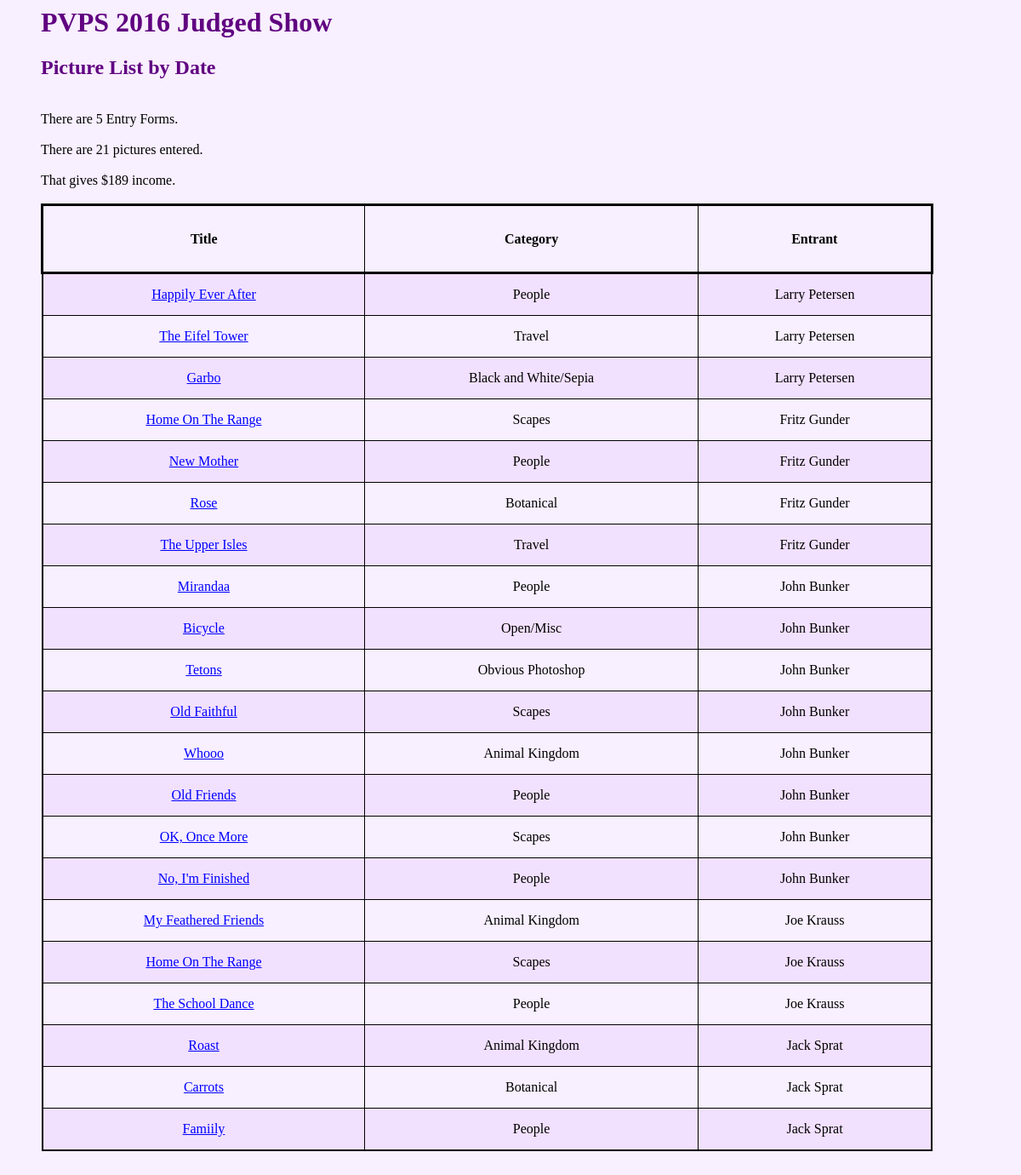
Page /show_2016/list_pics/date on the earlier database version.
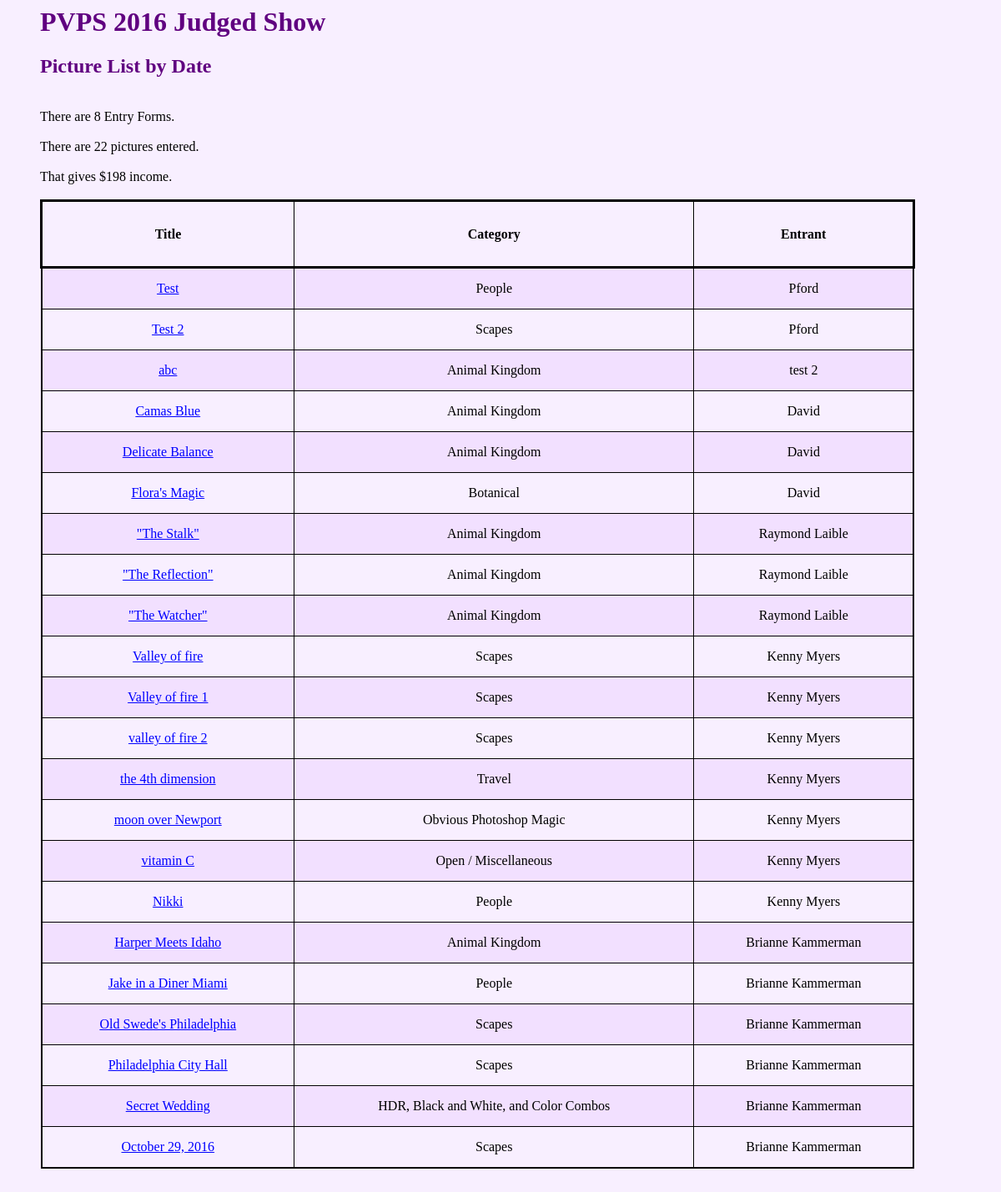
Same page on the later database version.
### show_2016/models.py (models this page shows, shortened)
class Entries( models.Model):
    name = models.CharField( max_length=100 )
    address = models.CharField( max_length=100 )
    city = models.CharField( max_length=100 )
    state = models.CharField( max_length=100 )
    zip = models.CharField( max_length=100 )
    email = models.CharField( max_length=100 )
    phone = models.CharField( max_length=100 )
    pic1_title = models.CharField( max_length=100 )
    pic2_title = models.CharField( max_length=100 )
    pic3_title = models.CharField( max_length=100 )
    pic4_title = models.CharField( max_length=100 )
    pic5_title = models.CharField( max_length=100 )
    pic6_title = models.CharField( max_length=100 )
    pic7_title = models.CharField( max_length=100 )
    pic8_title = models.CharField( max_length=100 )
    pic1_category = models.CharField( max_length=50, default="" )
    pic2_category = models.CharField( max_length=50, default="" )
    pic3_category = models.CharField( max_length=50, default="" )
    pic4_category = models.CharField( max_length=50, default="" )
    pic5_category = models.CharField( max_length=50, default="" )
    pic6_category = models.CharField( max_length=50, default="" )
    pic7_category = models.CharField( max_length=50, default="" )
    pic8_category = models.CharField( max_length=50, default="" )
    pic1_price = models.CharField( max_length=30, default="")
    pic2_price = models.CharField( max_length=30, default="")
    pic3_price = models.CharField( max_length=30, default="")
    pic4_price = models.CharField( max_length=30, default="")
    pic5_price = models.CharField( max_length=30, default="")
    pic6_price = models.CharField( max_length=30, default="")
    pic7_price = models.CharField( max_length=30, default="")
    pic8_price = models.CharField( max_length=30, default="")
    date = models.DateTimeField( default=timezone.now() )
    def name_string( self):
        return self.name
    def num_pics( self):
        n = 0
        if ( len( self.pic1_title) > 1):
            n = n + 1
        if ( len( self.pic2_title) > 1):
            n = n + 1
        if ( len( self.pic3_title) > 1):
            n = n + 1
        if ( len( self.pic4_title) > 1):
            n = n + 1
        if ( len( self.pic5_title) > 1):
            n = n + 1
        if ( len( self.pic6_title) > 1):
            n = n + 1
        if ( len( self.pic7_title) > 1):
            n = n + 1
        if ( len( self.pic8_title) > 1):
            n = n + 1
        return n
    def entry_fee( self):
        return self.num_pics() * 9

### show_2016/views.py (the view)
# urls.py: url( r'^list_pics/(?P<sortkey>[^/]*)$', views.list_pics, name='list_pics'),
def list_pics( request, sortkey):
     piclist = build_pic_list()
     all_pics = piclist[ 'all_pics' ]
     totalpics = piclist[ 'totalpics' ]
     totalentries = piclist[ 'totalentries' ]
     income = piclist[ 'income' ]
     all_rows = all_pics
     if sortkey == 'category':
          all_rows = sorted( all_pics, key=lambda Picture: Picture.category )
     if sortkey == 'entrant' :
          all_rows = sorted( all_pics, key=lambda Picture: Picture.entrant)
     context = { 'all_rows' : all_rows}
     context[ 'totalentries' ] = totalentries
     context[ 'totalpics' ] = totalpics
     context[ 'income' ] = income
     context[ 'sortkey' ] = sortkey.capitalize()
     return render( request, 'show_2016/list_pics.html', context)

### show_2016/templates/show_2016/list_pics.html (shortened to what this page needs)
{% include 'show_2016/base_start.html' %}
<blockquote>
  <h1>PVPS 2016 Judged Show</h1>
  <h2>Picture List by {{ sortkey }}</h2>
  <br>
  There are {{ totalentries }} Entry Forms.<br><br>
  There are {{ totalpics }} pictures entered.<br><br>
  That gives ${{ income }} income.<br>
  <br>
{% if all_rows %}
    {% include 'show_2016/pics_table_start.html' %}
      {% for row in all_rows %}
        {% include 'show_2016/pics_table_one_row.html' %}
      {% endfor %}
    {% include 'show_2016/pics_table_finish.html' %}
{% else %}
  <p>
    There are no entries yet.<br>
  </p>
{% endif %}
</blockquote>

### show_2016/templates/show_2016/pics_table_one_row.html
    <tr class="list">
      <td class="list">
        <a href="../detail/{{row.entry_id}}">{{ row.title }}</a>
      </td><td class="list">
        {{ row.category }}
      </td><td class="list">
        {{ row.entrant }}
      </td>
    </tr>

Differences in the rows shown:
removed Entries: title "Happily Ever After" "The Eifel Tower" "Garbo", category "People" "Travel" "Black and White/Sepia", entrant "Larry Petersen" "Larry Petersen" "Larry Petersen"
removed Entries: title "Home On The Range" "New Mother" "Rose" "The Upper Isles", category "Scapes" "People" "Botanical" "Travel", entrant "Fritz Gunder" "Fritz Gunder" "Fritz Gunder" "Fritz Gunder"
removed Entries: title "Mirandaa" "Bicycle" "Tetons" "Old Faithful" "Whooo" "Old Friends" "OK, Once More" "No, I'm Finished", category "People" "Open/Misc" "Obvious Photoshop" "Scapes" "Animal Kingdom" "People" "Scapes" "People", entrant "John Bunker" "John Bunker" "John Bunker" "John Bunker" "John Bunker" "John Bunker" "John Bunker" "John Bunker"
removed Entries: title "My Feathered Friends" "Home On The Range" "The School Dance", category "Animal Kingdom" "Scapes" "People", entrant "Joe Krauss" "Joe Krauss" "Joe Krauss"
removed Entries: title "Roast" "Carrots" "Famiily", category "Animal Kingdom" "Botanical" "People", entrant "Jack Sprat" "Jack Sprat" "Jack Sprat"
added Entries: title "Test" "Test 2", category "People" "Scapes", entrant "Pford" "Pford"
added Entries: title "abc", category "Animal Kingdom", entrant "test 2"
added Entries: title "Camas Blue" "Delicate Balance" "Flora's Magic", category "Animal Kingdom" "Animal Kingdom" "Botanical", entrant "David" "David" "David"
added Entries: title "\"The Stalk\"" "\"The Reflection\"" "\"The Watcher\"", category "Animal Kingdom" "Animal Kingdom" "Animal Kingdom", entrant "Raymond Laible" "Raymond Laible" "Raymond Laible"
added Entries: title "Valley of fire", category "Scapes", entrant "Kenny Myers"
added Entries: title "Valley of fire 1" "valley of fire 2" "the 4th dimension" "moon over Newport" "vitamin C" "Nikki", category "Scapes" "Scapes" "Travel" "Obvious Photoshop Magic" "Open / Miscellaneous" "People", entrant "Kenny Myers" "Kenny Myers" "Kenny Myers" "Kenny Myers" "Kenny Myers" "Kenny Myers"
added Entries: title "Harper Meets Idaho" "Jake in a Diner Miami" "Old Swede's Philadelphia" "Philadelphia City Hall" "Secret Wedding" "October 29, 2016", category "Animal Kingdom" "People" "Scapes" "Scapes" "HDR, Black and White, and Color Combos" "Scapes", entrant "Brianne Kammerman" "Brianne Kammerman" "Brianne Kammerman" "Brianne Kammerman" "Brianne Kammerman" "Brianne Kammerman"
Other differences:
{{ totalentries }}: "5" → "8"
{{ totalpics }}: "21" → "22"
{{ income }}: "189" → "198"
